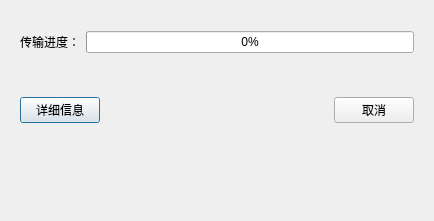
<?xml version="1.0" encoding="UTF-8"?>
<ui version="4.0">
 <class>TcpClient</class>
 <widget class="QDialog" name="TcpClient">
  <property name="geometry">
   <rect>
    <x>0</x>
    <y>0</y>
    <width>434</width>
    <height>221</height>
   </rect>
  </property>
  <property name="windowTitle">
   <string>Dialog</string>
  </property>
  <property name="windowIcon">
   <iconset resource="image/image.qrc">
    <normaloff>:/fileopen.png</normaloff>:/fileopen.png</iconset>
  </property>
  <layout class="QGridLayout" name="gridLayout_2">
   <item row="0" column="0">
    <widget class="QWidget" name="widget" native="true">
     <layout class="QGridLayout" name="gridLayout">
      <item row="0" column="0">
       <layout class="QHBoxLayout" name="horizontalLayout">
        <item>
         <widget class="QLabel" name="label">
          <property name="text">
           <string>传输进度：</string>
          </property>
         </widget>
        </item>
        <item>
         <widget class="QProgressBar" name="progressBar">
          <property name="value">
           <number>0</number>
          </property>
         </widget>
        </item>
       </layout>
      </item>
     </layout>
     <zorder>label</zorder>
     <zorder>progressBar</zorder>
     <zorder>widget_2</zorder>
    </widget>
   </item>
   <item row="1" column="0">
    <widget class="QWidget" name="widget_3" native="true">
     <layout class="QHBoxLayout" name="horizontalLayout_2">
      <item>
       <widget class="QPushButton" name="pushButton">
        <property name="text">
         <string>详细信息</string>
        </property>
        <property name="checkable">
         <bool>true</bool>
        </property>
       </widget>
      </item>
      <item>
       <spacer name="horizontalSpacer_2">
        <property name="orientation">
         <enum>Qt::Horizontal</enum>
        </property>
        <property name="sizeHint" stdset="0">
         <size>
          <width>40</width>
          <height>20</height>
         </size>
        </property>
       </spacer>
      </item>
      <item>
       <widget class="QPushButton" name="tcpClientCancleBtn">
        <property name="text">
         <string>取消</string>
        </property>
       </widget>
      </item>
     </layout>
    </widget>
   </item>
   <item row="2" column="0">
    <widget class="QLabel" name="tcpClientStatusLabel">
     <property name="text">
      <string/>
     </property>
    </widget>
   </item>
  </layout>
 </widget>
 <resources>
  <include location="image/image.qrc"/>
 </resources>
 <connections/>
</ui>
